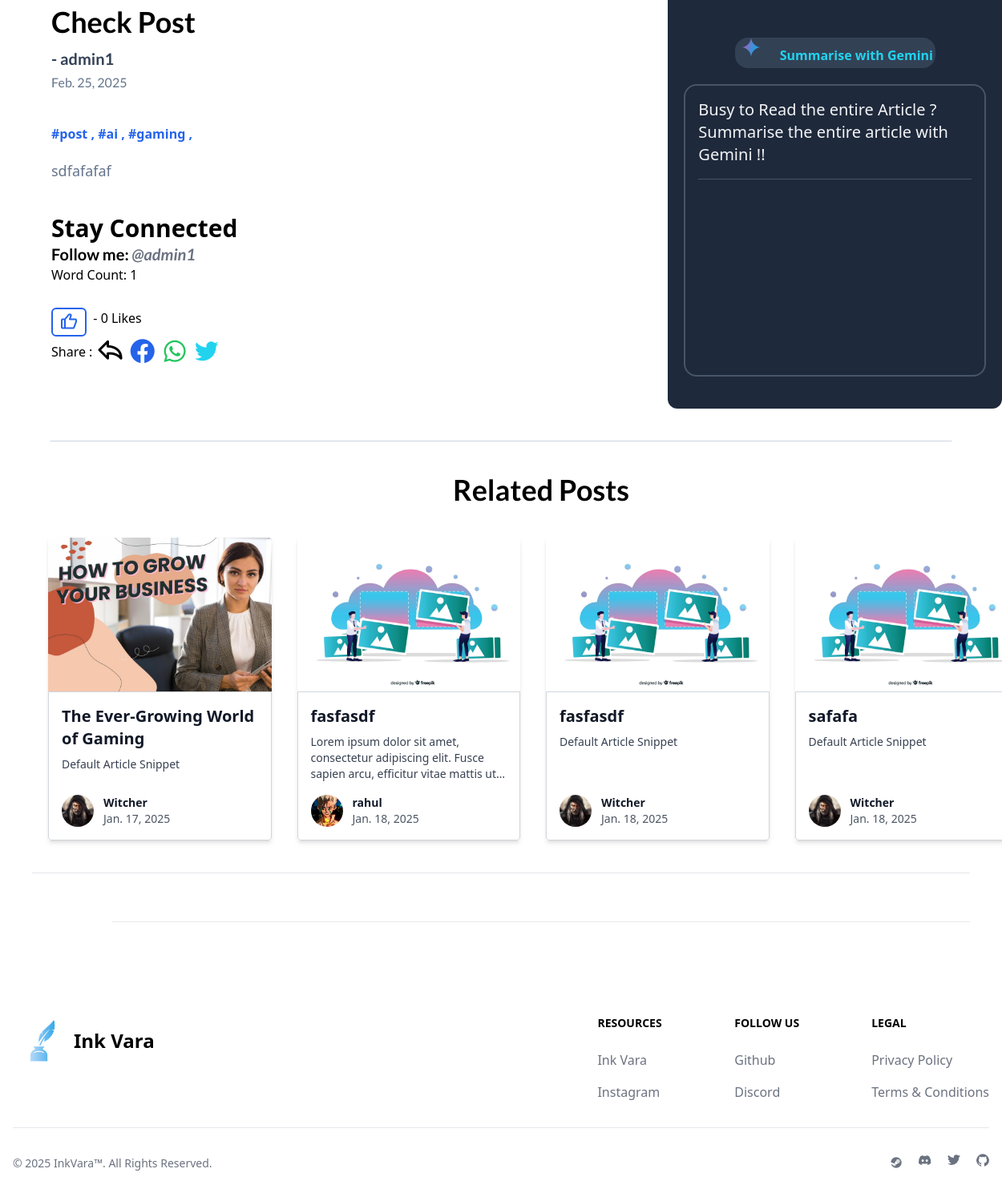
/blogarea/article/32/ (lower part), run on an earlier commit of the app's database.
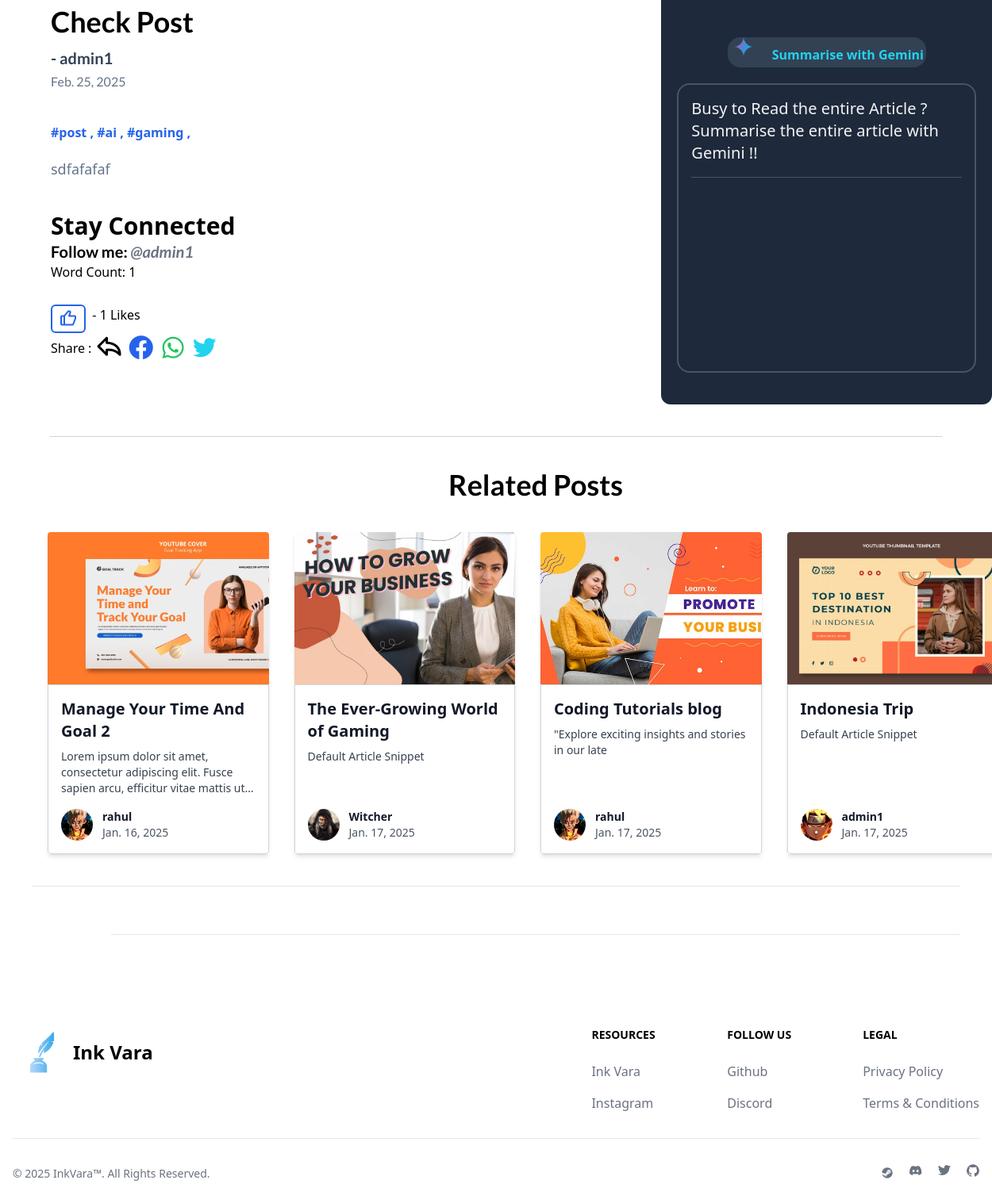
And on a later commit of the database.
### blogarea/models.py (models this page shows, shortened)
class Hashtag(models.Model):
    tag = models.CharField(max_length = 20,null=True,blank=True)
    post = models.ManyToManyField(Post,null=True,related_name='hashtag_posts')
    def __str__(self):
        return self.tag

class Post(models.Model):
    choices = Category.objects.all().values_list('name','name')
    title = models.CharField(max_length=255)
    author = models.ForeignKey(User,on_delete=models.CASCADE,null=True,blank=True)
    post_date = models.DateField(auto_now_add=True)
    hashtags = models.TextField(max_length=200,null=True)
    category = models.CharField(choices=choices,max_length=255,default="Uncategorized")
    articleSnippet = models.CharField(max_length=50)
    thumbnail = models.ImageField(upload_to='thumbnail/',null=True,blank=True, default='thumbnail/thumbnail.jpg')
    like = models.ManyToManyField(User,related_name='blog_posts',null=True,blank=True)
    tags = models.ManyToManyField("Hashtag",related_name="posts",null=True,blank=True)
    body = RichTextField(blank=True,null=True)
    def total_likes(self):
        return self.like.count()
    def word_count(self):
        text_content = strip_tags(self.body)
        return len(text_content.split())

class Profile(models.Model):
    user = models.OneToOneField(User,null=True,on_delete=models.CASCADE)
    profileImage = models.ImageField(upload_to='profile_pics',null=True,blank=True,default="profile_pics/default_profile_pic.jpg")
    profileBackground = models.ImageField(upload_to='profile_background',null=True,blank=True)
    bio = models.TextField()
    blogcaption = models.CharField(max_length=150,null=True,blank=True,default="Former Adventurer turned full-time Dad moonlighting as an author")
    contact = PhoneNumberField(blank=True, null=True)
    location = models.CharField(max_length=150,null=True,blank=True,default="Earth")
    occupation = models.CharField(max_length=50,null=True,blank=True,default="Occupation")
    industry = models.CharField(max_length=50,null=True,blank=True,default="Industry")
    position = models.CharField(max_length=50,null=True,blank=True,default="position")
    skills = models.TextField(null=True,blank=True,help_text="Enter your skills separated by commas")
    education = models.TextField(null=True,blank=True)
    twitter_link = models.URLField(max_length=200,null=True,blank=True,default="https://x.com/")
    instagram_link = models.URLField(max_length=200,null=True,blank=True,default="https://instagram.com/")
    youtube_link = models.URLField(max_length=200,null=True,blank=True,default="https://youtube.com/")

### blogarea/views.py (the view, shortened to what this page needs)
# urls.py: path('article/<int:pk>/', ArticleDetailView.as_view(), name="ArticleDetailView"),
class ArticleDetailView(DetailView,FormMixin):
    model = Post
    template_name = 'article_Detail.html'
    form_class = CommentForm
    def get_context_data(self, *args, **kwargs):
        context = super(ArticleDetailView, self).get_context_data(*args, **kwargs)
        posts = Post.objects.annotate(like_count=Count('like')).order_by('-like_count')
        current_post = get_object_or_404(Post,id=self.kwargs['pk'])
        related_posts = posts.filter(Q(category=current_post.category) | Q(tags__tag__in=current_post.tags.all()) ).exclude(id=current_post.id)
        total_words = current_post.word_count()
        total_likes = current_post.total_likes()
        has_liked = self.request.user in current_post.like.all() if self.request.user.is_authenticated else False
        comments = Comment.objects.filter(post_id = current_post.id)
        comments_number = comments.count()
        context['current_post'] = current_post
        context['comments_number'] = comments_number
        context['comments'] =  list(comments.filter(user=self.request.user)) + list(comments.exclude(user=self.request.user).order_by('-comment_date')) if self.request.user.is_authenticated else list(comments)
        context['form'] = self.get_form()
        context['has_liked'] = has_liked
        context['related_posts'] = related_posts[:4]
        context['posts'] = posts
        context['total_likes'] = total_likes
        context['total_words'] = total_words
        return context

### blogarea/templates/article_Detail.html (shortened to what the changed rows need)
{% load static tailwind_tags %}
<!DOCTYPE html>
<html lang="en" class="w-full">
  <head>
    <link
      href="https://unpkg.com/boxicons@2.1.4/css/boxicons.min.css"
      rel="stylesheet"
    />
    {% tailwind_css %} {% load static %}
  </head>
  <body class="min-h-screen w-full flex flex-col overflow-x-hidden">
    {% include 'nav.html' %}
    <div class="flex-grow grid grid-rows-[400px_auto] min-h-[800px]">
      <div
        class="grid grid-rows-[1fr_auto] ml:grid-cols-[2fr_1fr] w-full ml:px-0"
      >
        <div class="w-full py-10 pl-3 px-7 ml:pr-20 ml:pl-16">
          <h1
            style="font-family: lato"
            class="text-4xl font-bold mb-3 relative"
            id="title"
          >
            {{post.title}}
          </h1>
          <h1
            style="font-family: lato"
            class="text-xl text-slate-700 font-bold mb-1"
          >
            -&nbsp;{{post.author}}
          </h1>
          <h2
            style="font-family: lato"
            class="text-1xl font-normal text-slate-500 mb-10"
          >
            {{post.post_date}}
          </h2>
          <h1 class="mb-5 text-xm text-blue-600 font-semibold">
            {% if post.tags %} {% for tag in post.tags.all %}
            <a href="{% url 'categories_detail' tag %}">#{{tag}}</a>&nbsp;,
            {% endfor %} {% endif %}
          </h1>
          <h1 class="text-slate-500 sm:text-lg text-md" id="body">
            {{post.body|safe}}
          </h1>
          <h1 class="text-3xl font-bold mt-10 mb-10s">Stay Connected</h1>
          <h1 class="text-xl font-semibold" style="font-family: lato">
            Follow me:&nbsp;<a
              href="{{post.author.profile.instagram_link}}"
              class="text-gray-500 italic"
              >@{{post.author|lower}}</a
            >
          </h1>
          <h1 class="mb-5">Word Count: {{total_words}}</h1>
          <form
            action="{% url 'like_post' post.pk %}"
            method="post"
            id="like-form"
          >
            <button
              type="submit"
              name="post_id"
              value="{{ post.id }}"
              id="LikeButton"
            >
            </button>
            <label style="margin-top: 10px" for="LikeButton"
              >&nbsp;-
              <span id="like-number">{{total_likes}}</span> Likes</label
            >
          </form>
          <p>
            Share :
            <a
              href="https://www.facebook.com/sharer/sharer.php?u={{ request.build_absolute_uri }}"
              target="_blank"
              ></a>
            <a
              href="https://www.facebook.com/sharer/sharer.php?u={{ request.build_absolute_uri }}"
              target="_blank"
              ></a>
            <a
              href="https://api.whatsapp.com/send?text=Check this out: {{ request.build_absolute_uri }}"
              target="_blank"
            >
            </a>
            <a
              href="https://twitter.com/intent/tweet?url={{ request.build_absolute_uri }}&text=Check this out!"
              target="_blank"
              ></a>
          </p>
        </div>
        <div class="py-10 px-5 bg-slate-800 flex flex-col sm:rounded-b-xl">
          <div
            class="border-2 border-slate-600 border-solid rounded-2xl h-full p-4"
          >
            <h1 class="text-md sm:text-xl text-gray-100 mb-4">
              Busy to Read the entire Article ? Summarise the entire article
              with Gemini !!
            </h1>
            <h1
              id="response"
              class="text-slate-300 text-sm mt-4 min-h-[200px]"
            ></h1>
          </div>
        </div>
      </div>
      <div
        class="ml-0 sm:ml-10 w-full flex justify-center flex-col items-center"
      >
        <h1 style="font-family: lato" class="my-10 ml-5 font-bold text-4xl">
          Related Posts
        </h1>
        <div
          id="cardContainer"
          class="grid grid-cols-1 md:grid-cols-4 sm:grid-cols-3 gap-8 w-full pb-10 px-5"
        >
          {% for post in related_posts%} {% include 'cards.html'%} {% endfor %}
        </div>
      </div>
    </div>
    {% include 'footerCode.html' %} {% include 'comment.html'%}
  </body>
</html>

### blogarea/templates/cards.html (shortened to what this page needs)
<div
  class="max-w-sm w-full shadow-md hover:scale-[1.05] transition-transform duration-300 flex flex-col"
>
  <div
    class="h-48 bg-cover rounded-t text-center overflow-hidden"
    style="background-image: url('{% if post.thumbnail %}{{ post.thumbnail.url }}{% else %}/media/thumbnail/thumbnail.jpg{% endif %}')"
    title="{{ post.title }}"
  ></div>
  <div
    class="blog-cards border border-gray-300 bg-white rounded-b p-4 flex flex-col justify-between flex-grow"
  >
    <div class="mb-4">
      <a href="{% url 'ArticleDetailView' post.id %}">
        <h3 class="text-gray-900 font-bold text-xl hover:text-cyan-600">
          {{ post.title }}
        </h3>
      </a>
      <p class="text-gray-700 text-sm line-clamp-3">
        {{ post.articleSnippet }}
      </p>
    </div>
    <div class="flex items-center">
      <a
        href="{% url 'show_profile_page' post.author.profile.id %}"
        class="flex items-center"
      >
        <img
          class="w-10 h-10 rounded-full mr-3"
          src="{% if post.author.profile.profileImage %}{{ post.author.profile.profileImage.url }}{% else %}/media/thumbnail/thumbnail.jpg{% endif %}"
          alt="Author Image"
        />
        <div class="text-sm">
          <p class="text-gray-900 font-semibold">{{ post.author }}</p>
          <p class="text-gray-600">{{ post.post_date }}</p>
        </div>
      </a>
    </div>
  </div>
</div>

What changed in the data, as far as the page shows it:
no longer on this page (row edited): Post: title "fasfasdf", articleSnippet "Lorem ipsum dolor sit amet, consectetur adipiscing elit. Fusce sapien arcu, efficitur vitae mattis…", author.profileImage (picture), author "rahul", post_date "Jan. 18, 2025"
no longer on this page (row edited): Post: title "fasfasdf", articleSnippet "Default Article Snippet", author.profileImage (picture), author "Witcher", post_date "Jan. 18, 2025"
no longer on this page (row edited): Post: title "safafa", articleSnippet "Default Article Snippet", author.profileImage (picture), author "Witcher", post_date "Jan. 18, 2025"
now on this page (row edited): Post: thumbnail (picture), title "Manage Your Time And Goal 2", articleSnippet "Lorem ipsum dolor sit amet, consectetur adipiscing elit. Fusce sapien arcu, efficitur vitae mattis…", author.profileImage (picture), author "rahul", post_date "Jan. 16, 2025"
now on this page (row edited): Post: thumbnail (picture), title "Coding Tutorials blog", articleSnippet "\"Explore exciting insights and stories in our late", author.profileImage (picture), author "rahul", post_date "Jan. 17, 2025"
now on this page (row edited): Post: thumbnail (picture), title "Indonesia Trip", articleSnippet "Default Article Snippet", author.profileImage (picture), author "admin1", post_date "Jan. 17, 2025"
Also different on the page:
{{ total_likes }}: "0" → "1"
